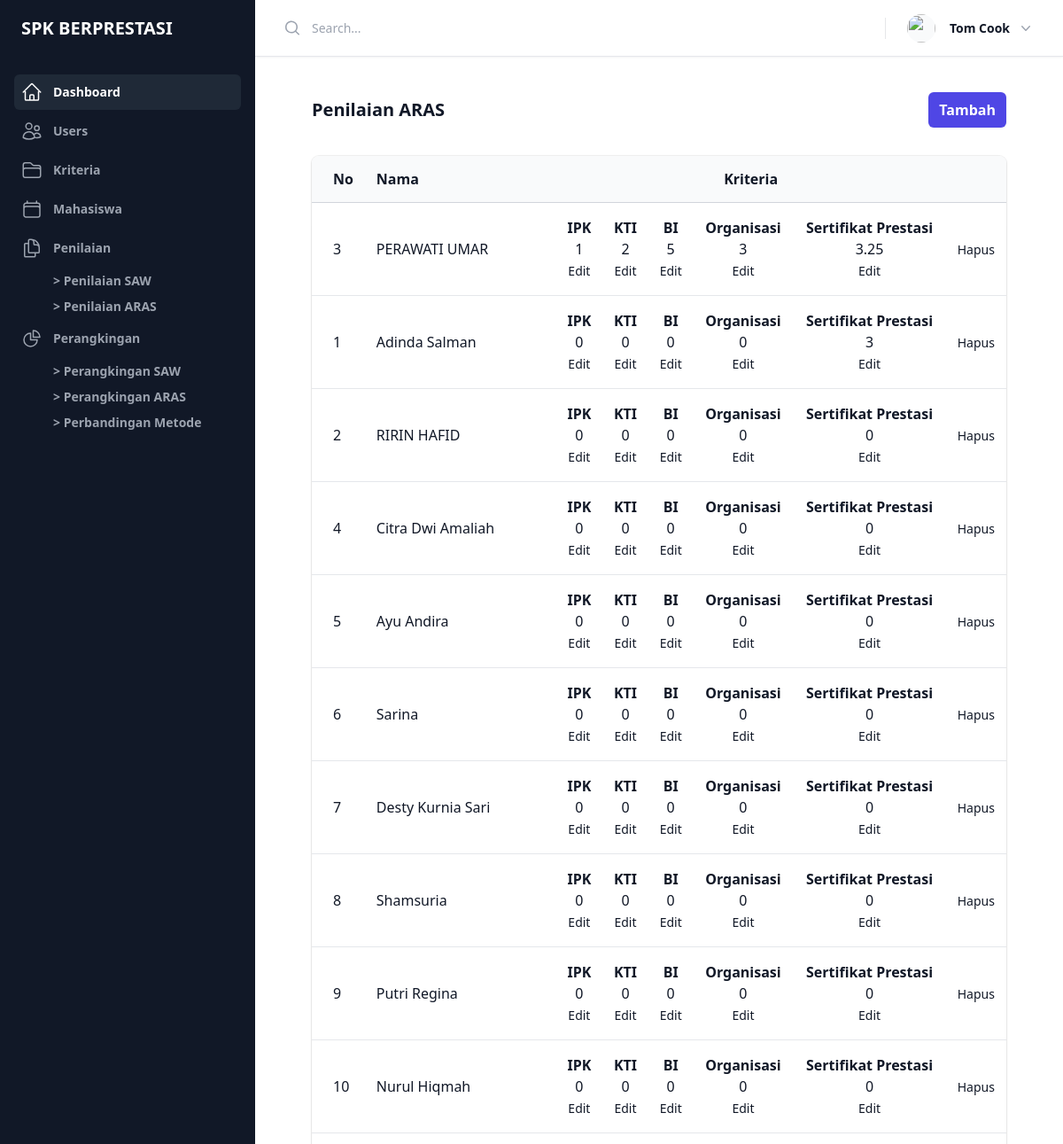
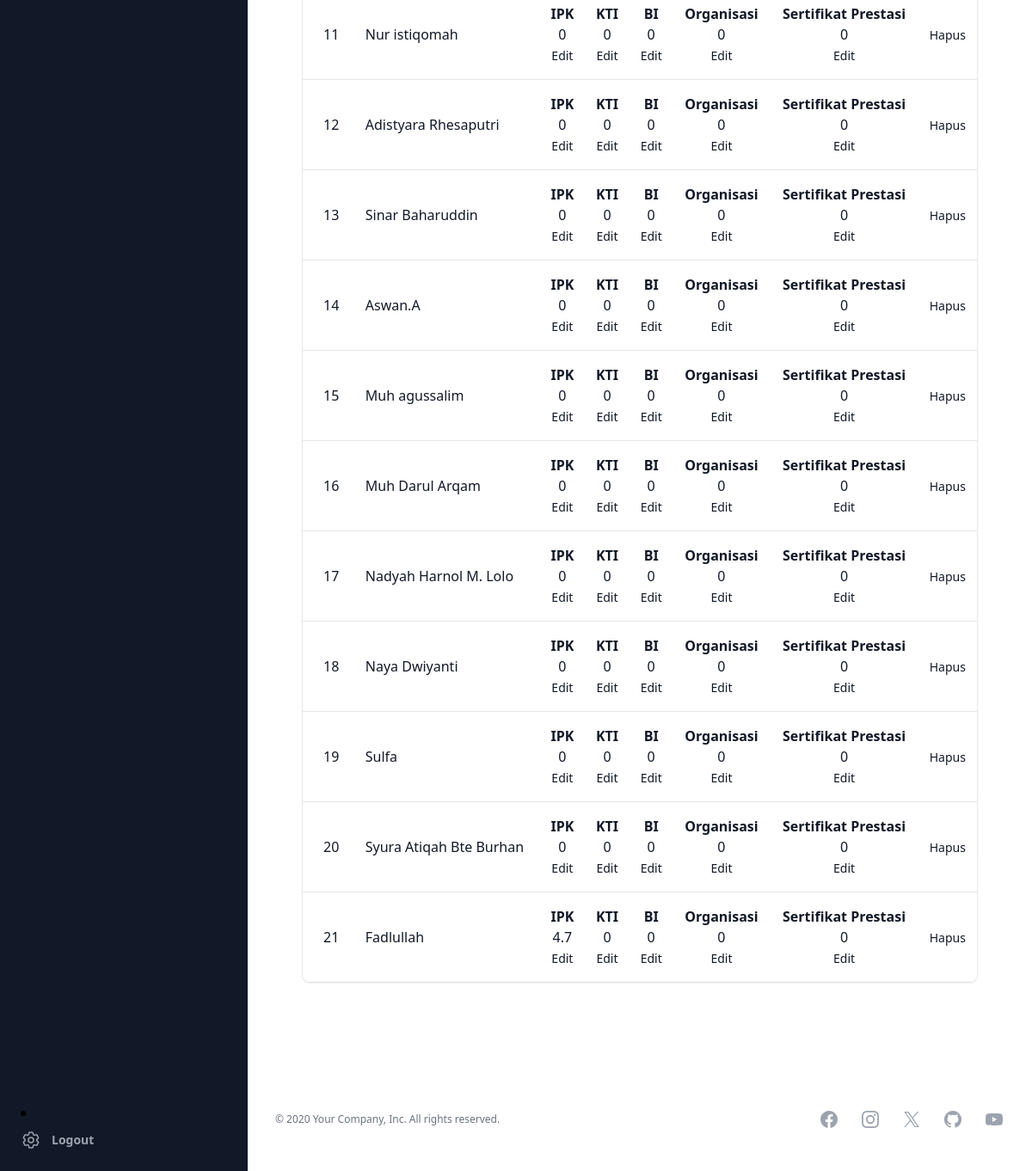
/index.php?page=penilaian_aras (signed in), run on the app's committed database (2 pictures, top to bottom).
### tables this page shows
CREATE TABLE `perangkingan` (
  `iddaftar` smallint(5) UNSIGNED NOT NULL,
  `idk` tinyint(3) UNSIGNED NOT NULL,
  `value` float NOT NULL
);

CREATE TABLE `kriteria` (
  `idk` tinyint(4) NOT NULL,
  `metode` enum('SAW','ARAS') NOT NULL,
  `nama_k` varchar(100) NOT NULL,
  `jenis_k` set('benefit','cost') DEFAULT NULL,
  `bobot` float NOT NULL,
  `nilai_min` decimal(10,2) NOT NULL,
  `nilai_max` decimal(10,2) NOT NULL
);

### zmetode/penilaian_aras.php (the view, shortened to what this page needs)
<?php
$alternatif = array();
$sql = 'SELECT * FROM pendaftaran';
$data = $conn->query($sql);
while ($row = $data->fetch_object()) {
    $alternatif[$row->iddaftar] = $row->name;
}
$nama_jenis_k = array();
$sql = 'SELECT * FROM kriteria WHERE metode = "ARAS"';
$data = $conn->query($sql);
while ($row = $data->fetch_object()) {
    $nama_jenis_k[$row->idk] = $row->nama_k;
}
?>
<?php
$keputusan = array();
$sql = 'SELECT perangkingan.*, kriteria.nama_k AS nama_kriteria
        FROM perangkingan
        JOIN kriteria ON perangkingan.idk = kriteria.idk
        WHERE perangkingan.idk IN (SELECT idk FROM kriteria WHERE metode = "ARAS")';
$data = $conn->query($sql);
while ($row = $data->fetch_object()) {
    $idd = $row->iddaftar;
    $idk = $row->idk;
    $nilai = $row->value;
    $nama_kriteria = $row->nama_kriteria;
    if (!isset($keputusan[$idd][$idk])) {
        $keputusan[$idd][$idk] = array(
            'nilai' => $nilai,
            'nama_kriteria' => $nama_kriteria
        );
    }
}
?>
<div class="px-4 sm:px-6 lg:px-8">
    <div class="sm:flex sm:items-center">
        <div class="sm:flex-auto">
            <h1 class="font-bold text-xl leading-6 text-gray-900">Penilaian ARAS</h1>
        </div>
        <div class="mt-4 sm:ml-16 sm:mt-0 sm:flex-none"> <a href="?page=pendaftaran&action=tambah" class="block rounded-md bg-indigo-600 px-3 py-2 text-center  font-semibold text-white shadow-sm hover:bg-indigo-500 focus-visible:outline focus-visible:outline-2 focus-visible:outline-offset-2 focus-visible:outline-indigo-600">Tambah</a> </div>
    </div>
    <div class="mt-8 flow-root">
        <div class="-mx-4 -my-2 overflow-x-auto sm:-mx-6 lg:-mx-8">
            <div class="inline-block min-w-full py-2 align-middle sm:px-6 lg:px-8">
                <div class="overflow-hidden shadow ring-1 ring-black ring-opacity-5 sm:rounded-lg">
                    <table class="min-w-full divide-y divide-gray-300">
                        <thead class="bg-gray-50">
                            <tr>
                                <th scope="col" class="py-3.5 pl-4 pr-3 text-left  font-semibold text-gray-900 sm:pl-6">No</th>
                                <th scope="col" class="px-3 py-3.5 text-left  font-semibold text-gray-900">Nama</th>
                                <th scope="col" class="px-3 py-3.5 text-center font-semibold text-gray-900" colspan="<?php echo count($nama_jenis_k); ?>">Kriteria</th>
                                <th></th>
                            </tr>
                        </thead>
                        <tbody class="divide-y divide-gray-200 bg-white">
                            <?php foreach ($keputusan as $idd => $row) : ?>
                                <tr>
                                    <td class="whitespace-nowrap py-4 pl-4 pr-3  font-medium text-gray-900 sm:pl-6"><?php echo $idd; ?></td>
                                    <td class="whitespace-nowrap px-3 py-4 text-gray-900"><?php echo isset($alternatif[$idd]) ? $alternatif[$idd] : ''; ?></td>
                                    <?php foreach ($row as $idk => $data) : ?>
                                        <td class="whitespace-nowrap px-3 py-4 text-gray-900 text-center">
                                            <b>
                                                <?php echo $data['nama_kriteria']; ?>
                                            </b>
                                            <br>
                                            <?php echo $data['nilai']; ?><br>
                                            <a href="?page=penilaian_saw&action=update&idd=<?= $idd ?>&idk=<?= $idk ?>">
                                                <span class="text-sm">Edit</span>
                                            </a>
                                        </td>
                                    <?php endforeach; ?>
                                    <td class="whitespace-nowrap px-3 py-4 text-gray-900 text-center">
                                        <a onclick="return confirm('Yakin Ingin Menghapus Data ini ?')" class="btn btn-danger" href="?page=penilaian_saw&action=hapus&iddaftar=<?php echo $idd; ?>">
                                            <span class="text-sm">Hapus</span>
                                        </a>
                                    </td>
                                </tr>
                            <?php endforeach; ?>
                        </tbody>
                    </table>
                </div>
            </div>
        </div>
    </div>
</div>

### data on the page
perangkingan: kriteria.nama_k "Organisasi", nilai "3"
perangkingan: kriteria.nama_k "Sertifikat Prestasi", value "3.25"
perangkingan: kriteria.nama_k "IPK", value "4.7"

### other printed values
$idd "3"
$alternatif[$idd] "PERAWATI UMAR"
$data['nama_kriteria'] "IPK"
$data['nilai'] "1"
$data['nama_kriteria'] "KTI"
$data['nilai'] "2"
$data['nama_kriteria'] "BI"
$data['nilai'] "5"
$idd "1"
$alternatif[$idd] "Adinda Salman"
$data['nilai'] "0"
$data['nama_kriteria'] "Organisasi"
$data['nama_kriteria'] "Sertifikat Prestasi"
$data['nilai'] "3"
$idd "2"
